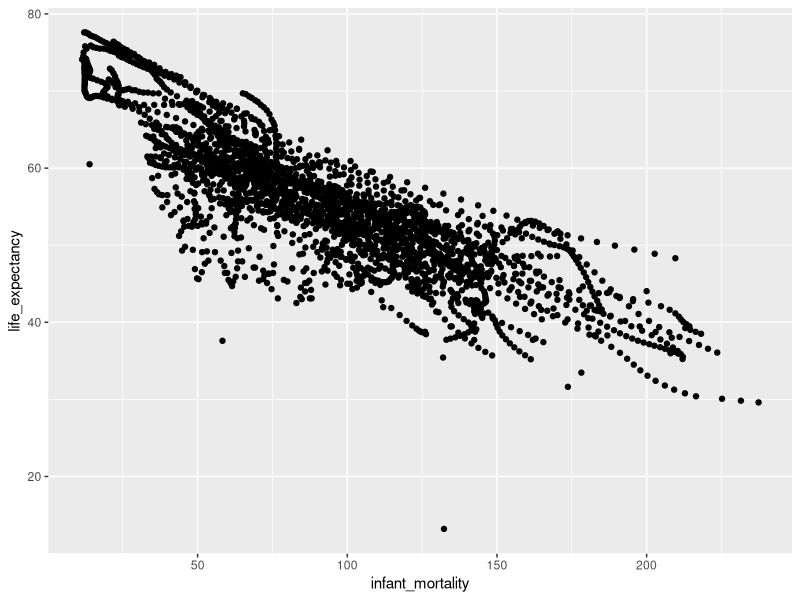
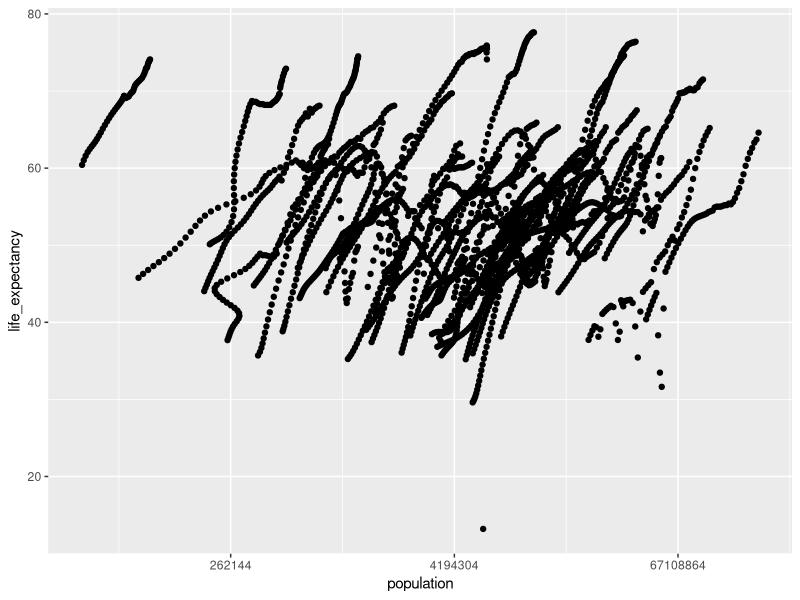
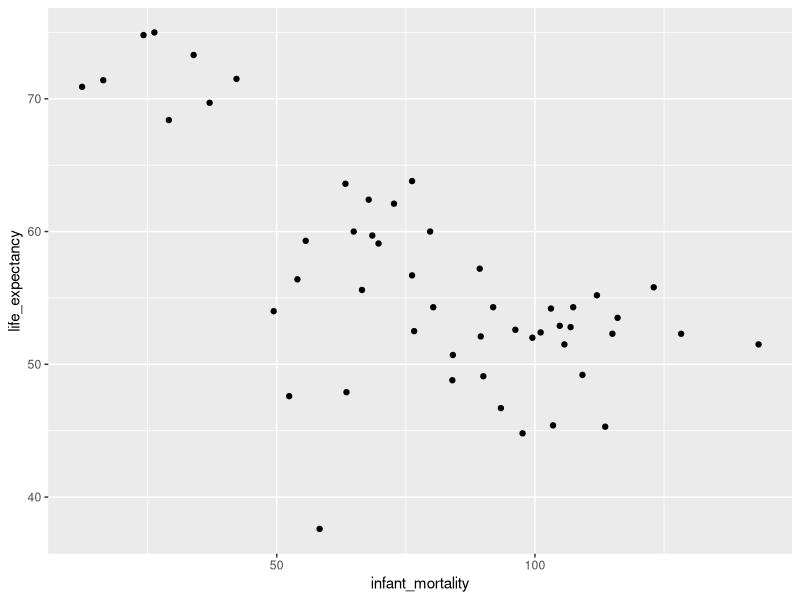
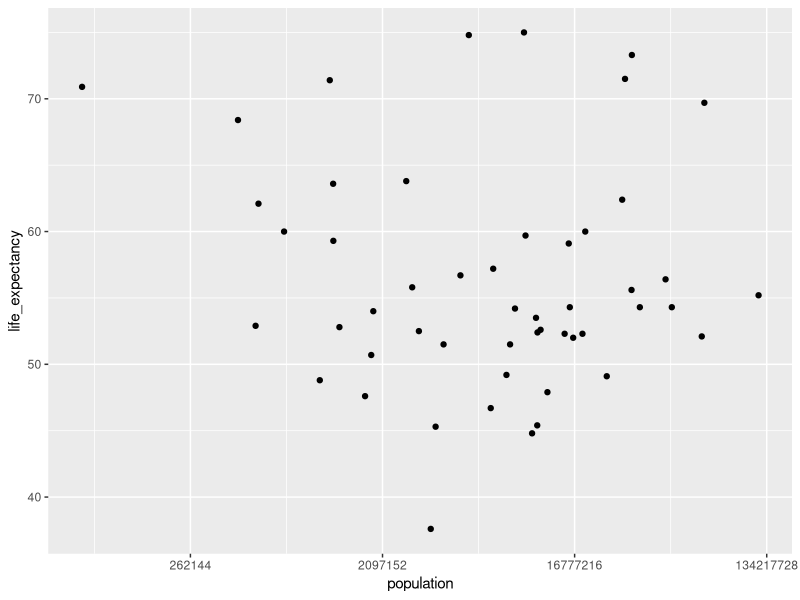

R code for these plots, in order:
## ---- chunk 1
#load dslabs and tidyverse package
library("dslabs")
library("tidyverse")

#look at help file for gapminder data
help(gapminder)

#get an overview of data structure
str(gapminder)

#get a summary of data
summary(gapminder)

#determine the type of object gapminder is
class(gapminder)
## ---- chunk 2
#This is filtering the data set into only those who are on the continent of Africa
africadata <- gapminder %>% dplyr::filter(continent == "Africa")

#We are looking at our new object's data structure
str(africadata)

#This is looking at a summary of the data for africadata
summary(africadata)

#This is making subsets of our africadata to only have two variables for each
#infmort only includes infant mortality and life_expectancy from africadata
infmort <- africadata %>% dplyr::select(infant_mortality, life_expectancy)

#pop only includes population size and life_expectancy from africadata 
pop <- africadata %>% dplyr::select(population, life_expectancy)

#We are looking at the data and data structure within both of our new object infmort
#infmort contains the 2907 observations it needs
str(infmort)
summary(infmort)

#We are looking at the data and data structure within both of our new object pop
#pop contains 2907 observations
str(pop)
summary(pop)
## ---- chunk 3
#Scatter plot made using ggplot showing the relationship between infant mortality and life expectancy
ggplot(infmort, aes(x=infant_mortality, y=life_expectancy)) + geom_point()

#Scatter plot was made by using ggplot showing the relationship between population size and life expectancy with a log scale for population
ggplot(pop, aes(x=population, y=life_expectancy)) + geom_point() + scale_x_continuous(trans = "log2")
## ---- chunk 4
#Filtering to see which years the NA data are and to see there is no NA's for the year 2000
africadata %>% dplyr::filter(is.na(infant_mortality)) %>% dplyr::select(year) %>% count(year)

#Based on the above code, we are filtering africadata to only looking at year 2000 since there is no NA's present
africadata_2000 <- africadata %>% dplyr::filter(year == 2000)

#Looking at the data structure of africadata_2000
str(africadata_2000)

#Looking at a summary of the data of africadata_2000
summary(africadata_2000)
## ---- chunk 5
#Scatter plot for infant mortality and life expectancy based only in the year 2000
ggplot(africadata_2000, aes(x=infant_mortality, y=life_expectancy)) + geom_point()

#Scatter plot for population size and life expectancy based only in the year 2000 with a log scale for population
ggplot(africadata_2000, aes(x=population, y=life_expectancy)) + geom_point() + scale_x_continuous(trans = "log2")
## ---- chunk 6
#A linear model for the africadata_2000 where infant mortality is predicting life expectancy
fit1 = lm(life_expectancy~infant_mortality, data=africadata_2000)

#A linear model for the africadata_2000 where population size is predicting life expectancy
fit2 = lm(life_expectancy~population, data=africadata_2000)

#A summary table displaying information about the linear model between life expectancy and infant mortality
summary(fit1)

#A summary table displaying information about the linear model between life expectancy and population size
summary(fit2)
